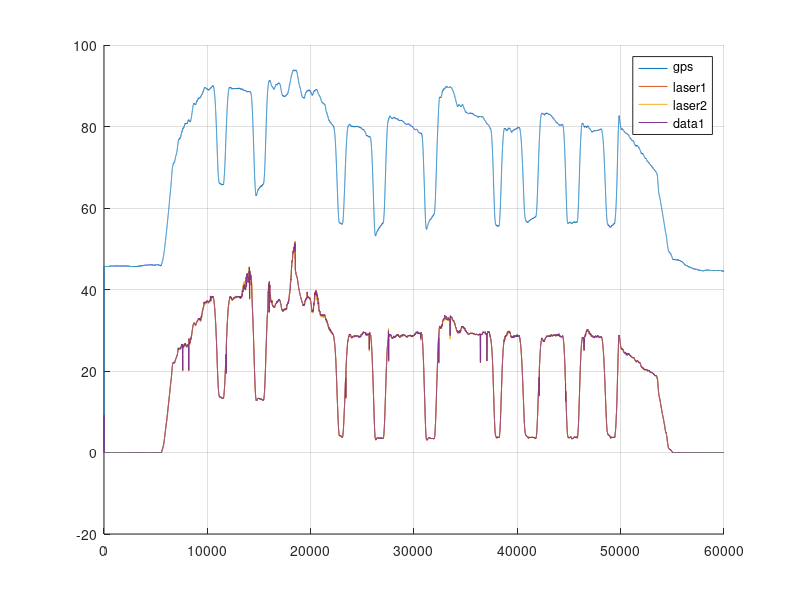

Here is the MATLAB script that generated this plot:
clear all;
close all;
clc;

logfile = dlmread('log1.csv');
% logfile = dlmread('log2.csv');

t      = logfile(:, 1);
gps    = logfile(:, 2);
laser1 = logfile(:, 3);
laser2 = logfile(:, 4);

% State vector
x = [
    0;  % MSL
    0;  % dMSL
    0;  % AGL
    ];

% State update matrix
A = [
%   MSL dMSL AGL
    1,  1,   0; % MSL = MSL + dMSL
    0,  1,   0; % dMSL = dMSL
    0,  1,   1; % AGL = AGL + dMSL
    ];

% initial state estimation covariance
P = ones(length(x));

% state estimation uncertainty growth (per iteration)
Q = [
%   MSL     dMSL      AGL
    0.01,   1,        1; % MSL
    1,      0.01,    10; % dMSL
    1,      10,       0.01; % AGL
    ];

% State to measurement matrix
H = [
%   MSL dMSL AGL
    1,  0,   0;  % GPS     = MSL
    0,  1,   0;  % dGPS    = dMSL
    0,  0,   1;  % laser1  = AGL
    0,  0,   1;  % laser2  = MSL - Terrain
     ];

dgps  = [0; diff(gps)];
data = [gps, dgps, laser1, laser2];

R = [
    10.5038   10.5059    3.1679    3.1304
    10.5059   21.0118    3.1664    3.1409
    3.1679    3.1664     2.4990    1.1770
    3.1304    3.1409     1.1770   11.4385
    ];

state_estimation_result = zeros(length(t), length(x));

for i = 1:length(t)
    %% Prediction
    x_next = A * x;
    if isnan(x_next)
        fprintf('x_next is NaN (iteration %d)\n', i);
        break;
    end

    % Update uncertainty
    P_next = A * P * A' + Q;
    if any(isnan(P_next))
        fprintf('P_next is NaN (iteration %d)\n', i);
        disp(P_next)
        break;
    end

    %% Measure
    z = data(i, :)';
    if any(isnan(z))
        fprintf('z is NaN (iteration %d)\n', i);
        disp(z)
        break;
    end

    %% Kalman gain
    K = P_next * H' * (H * P_next * H' + R)^-1;
    if isnan(K)
        fprintf('K is NaN (iteration %d)\n', i);
        break;
    end

    %% Update
    x = x_next + K * (z - (H * x_next));
    if isnan(x) || abs(x) == Inf
        fprintf('x is NaN (iteration %d)\n', i);
        break;
    end

    P = P_next - K * H * P_next;
    if isnan(P)
        fprintf('P is NaN (iteration %d)\n', i);
        break;
    end

    state_estimation_result(i, :) = x;
end

figure; hold on; grid on;
plot(t, gps,    'DisplayName', 'gps');
plot(t, laser1, 'DisplayName', 'laser1');
plot(t, laser2, 'DisplayName', 'laser2');
% plot(t, state_estimation_result(:, 1)); % AGL
plot(t, state_estimation_result(:, 3)); % AGL
legend('show');

